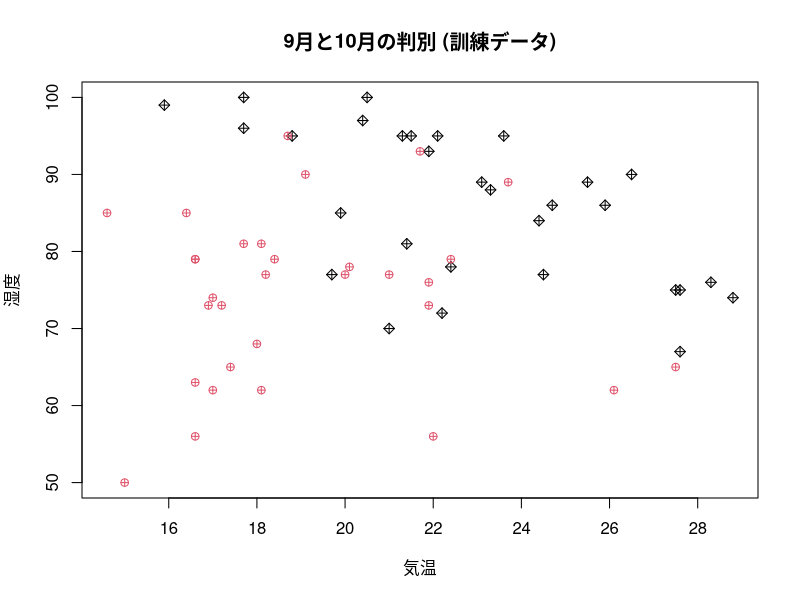
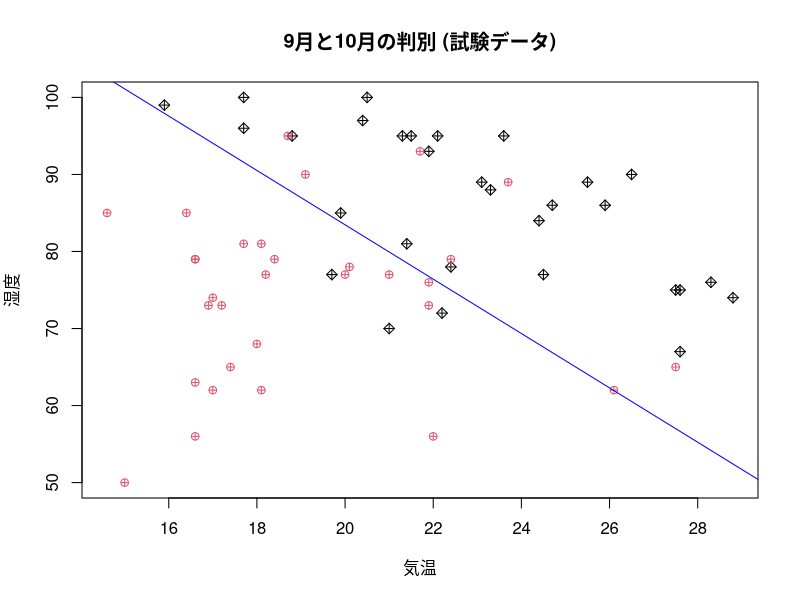

Here is the R script that generated these plots, in order:
### 東京都の気象データによる例
## http://www.data.jma.go.jp/gmd/risk/obsdl/index.php
require(MASS)
if(Sys.info()["sysname"]=="Darwin") { # MacOSの場合
    par(family="HiraginoSans-W4")}    # 日本語フォント
x <- subset(subset=月%in%c(9,10), # 9月と10月を選択
            select=c(気温,湿度,月),
            x=read.csv(file="data/tokyo_weather.csv",
                       header=TRUE))
plot(x$気温,x$湿度,pch=x$月,col=x$月,
     xlab="気温",ylab="湿度",
     main="9月と10月の判別 (訓練データ)")
idx <- seq(2,60,by = 2)
x.train <- x[idx,] # 訓練データ
x.test <- x[-idx,] # 試験データ
## 訓練データで判別関数を作成．等分散性を仮定
(myld <- lda(月 ~ 気温 + 湿度, data=x.train)) 
mypred<-predict(myld, newdata=x.test[,1:2]) # x.testを判別
table(true=x.test$月, pred=mypred$class) # 真値と予測の比較
mypred$class # 9月/10月の予測を比較
x.test$月   # 主に月のかわりめに誤判別が起きている
## 結果の図示
plot(x$気温,x$湿度,pch=x$月,col=x$月,
     xlab="気温",ylab="湿度",
     main="9月と10月の判別 (試験データ)")
myline <- function(z) {
  a0<-as.vector(colMeans(z$means) %*% z$scaling)
  a<-c(a0/z$scaling[2],-z$scaling[1]/z$scaling[2])
  return(a)
}
abline(myline(myld),col="blue")
